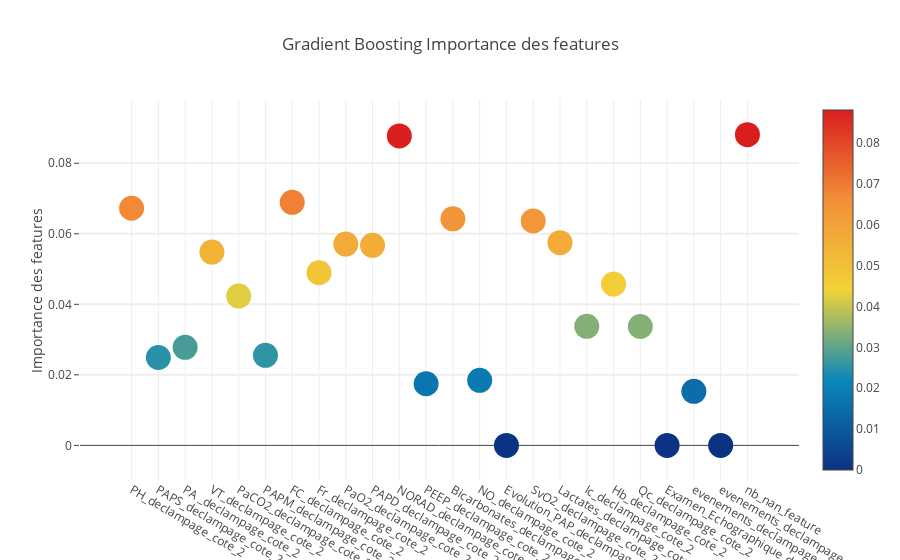

Notebook source saved alongside this figure:
### Code cell
trace = go.Scatter(
    y=feature_dataframe['Gradient Boost Importance des features'].values,
    x=feature_dataframe['features'].values,
    mode='markers',
    marker=dict(
        sizemode='diameter',
        sizeref=1,
        size=25,
        color=feature_dataframe['Gradient Boost Importance des features'].values,
        colorscale='Portland',
        showscale=True
    ),
    text=feature_dataframe['features'].values
)
data = [trace]

layout = go.Layout(
    autosize=True,
    title='Gradient Boosting Importance des features',
    hovermode='closest',
    yaxis=dict(
        title='Importance des features',
        ticklen=5,
        gridwidth=2
    ),
    showlegend=False
)
fig = go.Figure(data=data, layout=layout)
py.iplot(fig, filename='scatter2010')

### Figure 1 — Plotly figure (JSON) as saved in the notebook; plotly's stock layout.template omitted (floating-point values rounded to 4 significant figures)
{"data": [{"marker": {"color": [0.06723, 0.02493, 0.0278, 0.05481, 0.04235, 0.02554, 0.06892, 0.04895, 0.05708, 0.05672, 0.08774, 0.01748, 0.06424, 0.01844, 0, 0.06364, 0.05749, 0.03375, 0.04574, 0.03371, 0, 0.01532, 0, 0.08812], "colorscale": "Portland", "showscale": true, "size": 25, "sizemode": "diameter", "sizeref": 1}, "mode": "markers", "text": ["PH_declampage_cote_2", "PAPS_declampage_cote_2", "PA _declampage_cote_2", "VT_declampage_cote_2", "PaCO2_declampage_cote_2", "PAPM_declampage_cote_2", "FC_declampage_cote_2", "Fr_declampage_cote_2", "PaO2_declampage_cote_2", "PAPD_declampage_cote_2", "NORAD_declampage_cote_2", "PEEP_declampage_cote_2", "Bicarbonates_declampage_cote_2", "NO_declampage_cote_2", "Evolution_PAP_declampage_cote_2", "SvO2_declampage_cote_2", "Lactates_declampage_cote_2", "Ic_declampage_cote_2", "Hb_declampage_cote_2", "Qc_declampage_cote_2", "Examen_Echographique_declampage_cote_2", "evenements_declampage_cote_2", "evenements_declampage_cote_2_commentaires", "nb_nan_feature"], "type": "scatter", "uid": "c9278a1c-1c18-11e9-b817-af1fd6724912", "x": ["PH_declampage_cote_2", "PAPS_declampage_cote_2", "PA _declampage_cote_2", "VT_declampage_cote_2", "PaCO2_declampage_cote_2", "PAPM_declampage_cote_2", "FC_declampage_cote_2", "Fr_declampage_cote_2", "PaO2_declampage_cote_2", "PAPD_declampage_cote_2", "NORAD_declampage_cote_2", "PEEP_declampage_cote_2", "Bicarbonates_declampage_cote_2", "NO_declampage_cote_2", "Evolution_PAP_declampage_cote_2", "SvO2_declampage_cote_2", "Lactates_declampage_cote_2", "Ic_declampage_cote_2", "Hb_declampage_cote_2", "Qc_declampage_cote_2", "Examen_Echographique_declampage_cote_2", "evenements_declampage_cote_2", "evenements_declampage_cote_2_commentaires", "nb_nan_feature"], "y": [0.06723, 0.02493, 0.0278, 0.05481, 0.04235, 0.02554, 0.06892, 0.04895, 0.05708, 0.05672, 0.08774, 0.01748, 0.06424, 0.01844, 0, 0.06364, 0.05749, 0.03375, 0.04574, 0.03371, 0, 0.01532, 0, 0.08812]}], "layout": {"autosize": true, "hovermode": "closest", "showlegend": false, "title": "Gradient Boosting Importance des features", "yaxis": {"gridwidth": 2, "ticklen": 5, "title": "Importance des features"}}}
